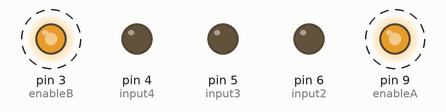
Simulated run of this sketch. Board: Arduino Uno, built with avr-gcc and run on an emulated ATmega328P. On the bench: output pins drawn as LEDs (lit = HIGH). Dashed ring = blinking. Pins used as bus, display or sensor lines are not drawn.

Above: at 0.05 s.
Timing chart, 0 to 3.0 s (numbered marks = the images above):
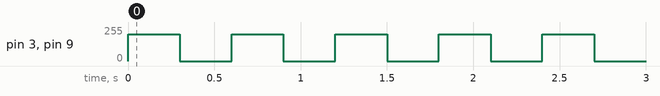

The sketch:

sketch_feb20a.ino
```cpp
const int enableA = 9;
const int input1 = 7;
const int input2 = 6;
const int input3 = 5;
const int input4 = 4;
const int enableB = 3;

void setup()
{
  pinMode (enableA,OUTPUT);
  pinMode (input1,OUTPUT);
  pinMode (input2,OUTPUT);
  pinMode (input3,OUTPUT);
  pinMode (input4,OUTPUT);
  pinMode (enableB,OUTPUT);
}

void loop()
{
  depan ();
  delay (300);
  berhenti ();
  delay (300);
}

void depan ()
{
  digitalWrite (input1,HIGH);
  digitalWrite (input1,LOW);
  digitalWrite (input1,HIGH);
  digitalWrite (input1,LOW);
  analogWrite (enableA,200);
  analogWrite (enableB,200);
}

void belakang ()
{
  digitalWrite (input1,LOW);
  digitalWrite (input1,HIGH);
  digitalWrite (input1,LOW);
  digitalWrite (input1,HIGH);
  analogWrite (enableA,200);
  analogWrite (enableB,200);
}

void berhenti ()
{
  digitalWrite (input1,HIGH);
  digitalWrite (input1,LOW);
  digitalWrite (input1,HIGH);
  digitalWrite (input1,LOW);
  analogWrite (enableA,0);
  analogWrite (enableB,0);
}

void kanan ()
{
  digitalWrite (input1,HIGH);
  digitalWrite (input1,LOW);
  digitalWrite (input1,HIGH);
  digitalWrite (input1,LOW);
  analogWrite (enableA,150);
  analogWrite (enableB,100);
}

void kiri ()
{
  digitalWrite (input1,LOW);
  digitalWrite (input1,HIGH);
  digitalWrite (input1,LOW);
  digitalWrite (input1,HIGH);
  analogWrite (enableA,100);
  analogWrite (enableB,1500);
}

void pkanan ()
{
  digitalWrite (input1,LOW);
  digitalWrite (input1,HIGH);
  digitalWrite (input1,LOW);
  digitalWrite (input1,HIGH);
  analogWrite (enableA,150);
  analogWrite (enableB,100);
}

void pkiri ()
{
  digitalWrite (input1,LOW);
  digitalWrite (input1,HIGH);
  digitalWrite (input1,LOW);
  digitalWrite (input1,HIGH);
  analogWrite (enableA,100);
  analogWrite (enableB,150);
}
```

Measured:
- by itself, pin 3 (enableB), pin 9 (enableA): alternates 200/255 for 0.30 s and 0/255 for 0.30 s
